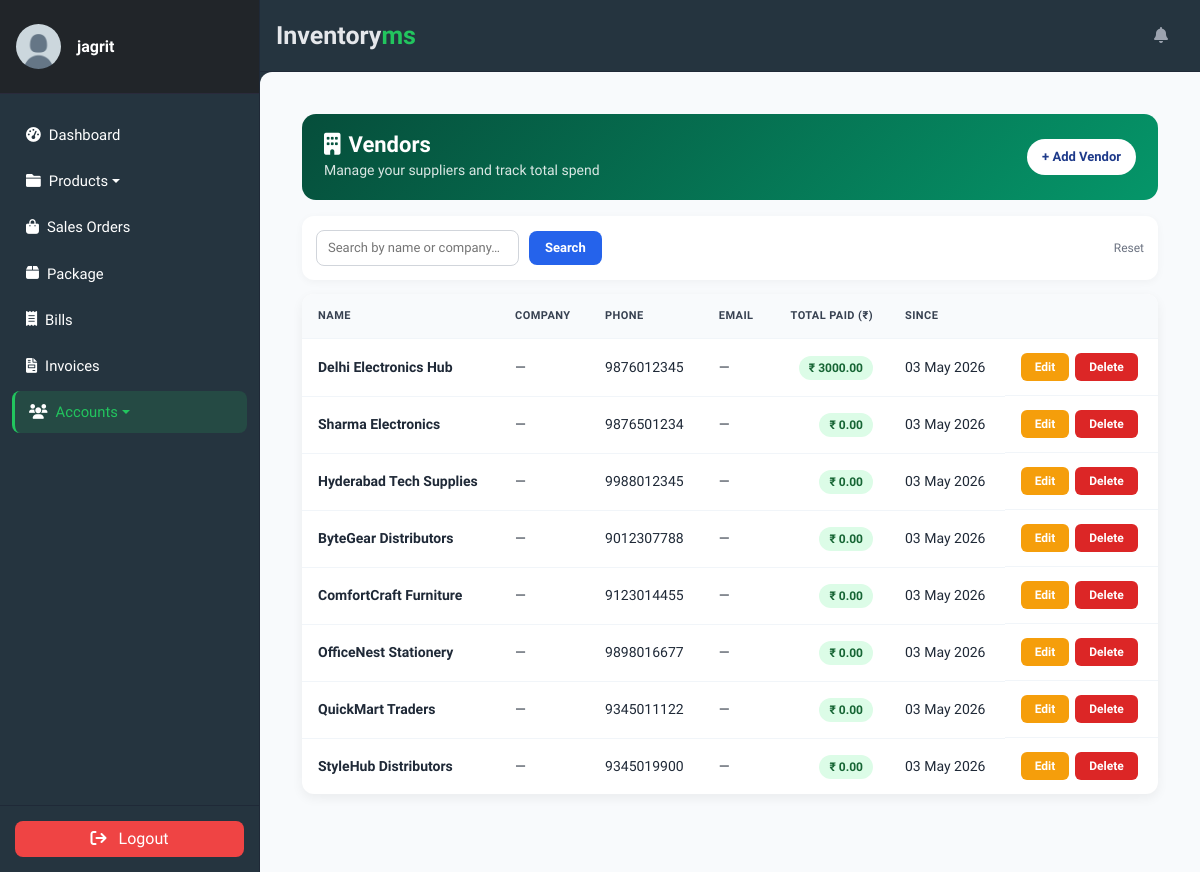
Page /staff/vendors/ (signed in) on the committed database.
### accounts/models.py (models this page shows, shortened)
class Profile(models.Model):
    user = models.OneToOneField(
        User, on_delete=models.CASCADE, verbose_name='User'
    )
    slug = AutoSlugField(
        unique=True,
        verbose_name='Account ID',
        populate_from='email'
    )
    profile_picture = ProcessedImageField(
        default='profile_pics/default.jpg',
        upload_to='profile_pics',
        format='JPEG',
        processors=[ResizeToFill(150, 150)],
        options={'quality': 100}
    )
    telephone = PhoneNumberField(
        null=True, blank=True, verbose_name='Telephone'
    )
    email = models.EmailField(
        max_length=150, blank=True, null=True, verbose_name='Email'
    )
    first_name = models.CharField(
        max_length=30, blank=True, verbose_name='First Name'
    )
    last_name = models.CharField(
        max_length=30, blank=True, verbose_name='Last Name'
    )
    status = models.CharField(
        choices=STATUS_CHOICES,
        max_length=12,
        default='INA',
        verbose_name='Status'
    )
    role = models.CharField(
        choices=ROLE_CHOICES,
        max_length=12,
        blank=True,
        null=True,
        verbose_name='Role'
    )
    class Meta:
        ordering = ['slug']
        verbose_name = 'Profile'
        verbose_name_plural = 'Profiles'

class Vendor(models.Model):
    name = models.CharField(max_length=100, verbose_name='Name')
    slug = AutoSlugField(
        unique=True,
        populate_from='name',
        verbose_name='Slug'
    )
    company_name = models.CharField(
        max_length=150, blank=True, null=True, verbose_name='Company Name'
    )
    phone_number = models.CharField(
        max_length=20, blank=True, null=True, verbose_name='Phone Number'
    )
    email = models.EmailField(
        blank=True, null=True, verbose_name='Email'
    )
    address = models.TextField(
        blank=True, null=True, verbose_name='Address'
    )
    total_paid = models.DecimalField(
        max_digits=12, decimal_places=2, default=0,
        verbose_name='Total Paid (₹)',
        help_text='Auto-updated when a Purchase Order is marked as received.'
    )
    created_at = models.DateTimeField(
        auto_now_add=True, null=True, verbose_name='Created At'
    )
    class Meta:
        ordering        = ['-created_at']
        verbose_name    = 'Vendor'
        verbose_name_plural = 'Vendors'

### accounts/views.py (the view)
# urls.py: path('vendors/', VendorListView.as_view(), name='vendor-list'),
class VendorListView(LoginRequiredMixin, ListView):
    model = Vendor
    template_name = 'accounts/vendor_list.html'
    context_object_name = 'vendors'
    paginate_by = 10

### accounts/templates/accounts/vendor_list.html (shortened to what this page needs)
{% extends "store/base.html" %}
{% block content %}
<div class="module-wrap">
    <div class="module-header" style="background: linear-gradient(135deg, #064e3b 0%, #059669 100%);">
        <div>
            <h2><i class="fa-solid fa-building me-2"></i>Vendors</h2>
            <small>Manage your suppliers and track total spend</small>
        </div>
        <div class="module-actions">
            <a class="btn-action primary" href="{% url 'vendor-create' %}">+ Add Vendor</a>
        </div>
    </div>
    <form method="get" class="filter-bar">
        <input type="text" name="q" value="{{ request.GET.q|default:'' }}"
               placeholder="Search by name or company…">
        <button type="submit">Search</button>
        <a class="clear" href="{% url 'vendor-list' %}">Reset</a>
    </form>
    <table class="data-table">
        <thead>
            <tr>
                <th>Name</th>
                <th>Company</th>
                <th>Phone</th>
                <th>Email</th>
                <th class="num">Total Paid (₹)</th>
                <th>Since</th>
                <th></th>
            </tr>
        </thead>
        <tbody>
            {% for vendor in vendors %}
            <tr>
                <td><strong>{{ vendor.name }}</strong></td>
                <td>{{ vendor.company_name|default:"—" }}</td>
                <td>{{ vendor.phone_number|default:"—" }}</td>
                <td>
                    {% if vendor.email %}
                    <a href="mailto:{{ vendor.email }}" style="color:#2563eb;text-decoration:none;">
                        {{ vendor.email }}
                    </a>
                    {% else %}—{% endif %}
                </td>
                <td class="num">
                    <span class="paid-badge">₹ {{ vendor.total_paid|floatformat:2 }}</span>
                </td>
                <td class="vendor-meta">{{ vendor.created_at|date:"d M Y"|default:"—" }}</td>
                <td style="display:flex;gap:6px;">
                    <a class="view-btn" href="{% url 'vendor-update' vendor.pk %}"
                       style="background:#f59e0b;">Edit</a>
                    <a class="view-btn" href="{% url 'vendor-delete' vendor.pk %}"
                       style="background:#dc2626;">Delete</a>
                </td>
            </tr>
            {% endfor %}
        </tbody>
    </table>
</div>
{% endblock %}

### store/templates/store/sidebar.html (shortened to what this page needs)
{% load static %}
<aside class="sidebar">
    <div class="sidebar-header d-flex align-items-center px-3 py-4">
        <a href="{% url 'user-profile' %}" class="d-flex align-items-center text-decoration-none">
            {% if request.user.profile.profile_picture %}
                <img class="rounded-circle img-fluid" width="45"
                     src="{{ request.user.profile.profile_picture.url }}">
            {% else %}
                <img class="rounded-circle img-fluid" width="45"
                     src="{% static 'default-avatar.png' %}">
            {% endif %}
            <div class="ms-3">
                <h6 class="mb-0 fw-semibold">
                    {{ request.user.username }}
                </h6>
            </div>
        </a>
    </div>
    <div class="nav-container">
        <ul class="nav flex-column mt-2">
            <li class="nav-item mb-1">
                <a class="nav-link {% if request.resolver_match.url_name == 'dashboard' %}active{% endif %}"
                   href="{% url 'dashboard' %}">
                    <i class="fa fa-tachometer-alt me-2"></i> Dashboard
                </a>
            </li>
            <li class="nav-item mb-1 dropdown">
                <a class="nav-link dropdown-toggle
                   {% if request.resolver_match.url_name == 'productslist' or request.resolver_match.url_name == 'category-list' %}active{% endif %}"
                   href="#" data-bs-toggle="dropdown">
                    <i class="fa fa-folder me-2"></i> Products
                </a>
            </li>
            <li class="nav-item mb-1">
                <a class="nav-link {% if request.resolver_match.url_name == 'saleslist' %}active{% endif %}"
                   href="{% url 'saleslist' %}">
                    <i class="fa fa-shopping-bag me-2"></i> Sales Orders
                </a>
            </li>
            <li class="nav-item mb-1">
                <a class="nav-link {% if request.resolver_match.url_name == 'deliveries' %}active{% endif %}"
                   href="{% url 'deliveries' %}">
                    <i class="fa-solid fa-box me-2"></i> Package
                </a>
            </li>
            <li class="nav-item mb-1">
                <a class="nav-link {% if request.resolver_match.url_name == 'bill_list' %}active{% endif %}"
                   href="{% url 'bill_list' %}">
                    <i class="fa-solid fa-receipt me-2"></i>Bills
                </a>
            </li>
            <li class="nav-item mb-1">
                <a class="nav-link {% if request.resolver_match.url_name == 'invoicelist' %}active{% endif %}"
                   href="{% url 'invoicelist' %}">
                    <i class="fa-solid fa-file-invoice me-2"></i>Invoices
                </a>
            </li>
            <li class="nav-item mb-1 dropdown">
                <a class="nav-link dropdown-toggle
                   {% if request.resolver_match.url_name == 'profile_list' or request.resolver_match.url_name == 'customer_list' or request.resolver_match.url_name == 'vendor-list' %}active{% endif %}"
                   href="#" data-bs-toggle="dropdown">
                    <i class="fa fa-users me-2"></i> Accounts
                </a>
            </li>
        </ul>
    </div>
    <div class="sidebar-footer text-center">
        <form method="post" action="{% url 'user-logout' %}">
            <button type="submit" class="btn w-100">
                <i class="fa fa-sign-out me-2"></i> Logout
            </button>
        </form>
    </div>
</aside>

### static/css/style.css (style rules this page uses)
:root { --dk-gray-100: #f3f4f6; --dk-gray-200: #e5e7eb; --dk-gray-300: #d1d5db; --dk-gray-400: #9ca3af; --dk-gray-500: #6b7280; --dk-gray-600: #4b5563; --dk-gray-700: #374151; --dk-gray-800: #1f2937; --dk-gray-900: #111827; --dk-dark-bg: #313348; --dk-darker-bg: #2a2b3d; --navbar-bg-color: #6f6486; --sidebar-bg-color: #252636; --sidebar-width: 250px; --sidebar-expanded-width: 230px; --sidebar-collapsed-width: 100px; --sidebar-header-bg: #212529; --nav-link-color: #adb5bd; --nav-link-active-bg: #495057; --dropdown-menu-bg: #495057; --dropdown-item-color: #adb5bd; --dropdown-item-active-bg: #6c757d; --sidebar-separator-bg: #4caf50; --logo-separator-height: 60px; --sidebar-item-height: 50px; --submenu-item-height: 45px; }
* { margin: 0; padding: 0; box-sizing: border-box; }
body { font-family: "Inter", sans-serif; background-color: #fff; }
a { text-decoration: none; }
.sidebar { font-size: 0.925rem; background-color: var(--sidebar-bg-color); width: var(--sidebar-width); transition: width 0.3s ease-in-out; z-index: 9999999; }
.sidebar .sidebar-header { background-color: var(--sidebar-header-bg); border-bottom: 1px solid #2a2b3c; }
.sidebar ul > li > a { color: var(--dk-gray-400); text-decoration: none; }

### store/templates/store/base.html (style rules this page uses)
body { font-family: 'Source Sans 3', sans-serif; background: #25343F; margin: 0; }

### store/templates/store/sidebar.html (style rules this page uses)
.sidebar { width: 260px; background: #25343F; color: #ffffff; position: fixed; top: 0; bottom: 0; display: flex; flex-direction: column; border-right: 1px solid #1f2937; font-family: 'Source Sans 3', sans-serif; }
.sidebar * { color: #ffffff !important; }
.sidebar-header { border-bottom: 1px solid #1f2937; }
.nav-container { flex: 1; overflow-y: auto; padding: 12px; }
.nav-link { padding: 10px 14px; border-radius: 8px; transition: 0.2s; display: flex; align-items: center; }
.nav-link.active { background: rgba(34,197,94,0.15); color: #22c55e !important; border-left: 3px solid #22c55e; }
.sidebar-footer { border-top: 1px solid #1f2937; padding: 15px; }
.sidebar-footer .btn { border-radius: 8px; background: #ef4444; border: none; }

### invoice/templates/invoice/_styles.html (style rules this page uses)
.module-wrap { padding: 18px; color: #1f2937; }
.module-header { display: flex; justify-content: space-between; align-items: center; background: linear-gradient(135deg, #1e3a8a 0%, #2563eb 100%); border-radius: 14px; padding: 18px 22px; margin-bottom: 16px; flex-wrap: wrap; gap: 12px; color: #fff; }
.module-header h2 { margin: 0; font-weight: 800; font-size: 22px; color: #fff; }
.module-header small { color: rgba(255,255,255,0.85); }
.module-actions { display: flex; gap: 8px; }
.btn-action { padding: 7px 14px; border-radius: 999px; text-decoration: none; font-size: 13px; font-weight: 600; border: 1px solid transparent; cursor: pointer; }
.btn-action.primary { background: #fff; color: #1e3a8a; }
.filter-bar { background: #fff; border-radius: 12px; padding: 14px; box-shadow: 0 2px 8px rgba(0,0,0,0.04); margin-bottom: 14px; display: flex; gap: 10px; flex-wrap: wrap; align-items: center; }
.filter-bar input, .filter-bar select { border: 1px solid #d1d5db; border-radius: 8px; padding: 7px 11px; font-size: 13px; background: #fff; color: #1f2937; }
.filter-bar button { background: #2563eb; color: #fff; border: none; border-radius: 8px; padding: 7px 16px; font-size: 13px; font-weight: 600; cursor: pointer; }
.filter-bar a.clear { color: #6b7280; font-size: 12px; text-decoration: none; margin-left: auto; }
.data-table { width: 100%; background: #fff; border-radius: 12px; overflow: hidden; box-shadow: 0 4px 12px rgba(0,0,0,0.06); border-collapse: collapse; }
.data-table th, .data-table td { padding: 14px 16px; border-bottom: 1px solid #f1f5f9; color: #1f2937; font-size: 14px; text-align: left; }
.data-table th { background: #f8fafc; font-weight: 700; color: #374151; text-transform: uppercase; font-size: 11px; letter-spacing: .04em; }
.data-table td.num { text-align: right; font-variant-numeric: tabular-nums; }
.data-table th.num { text-align: right; }
.data-table tr:last-child td { border-bottom: none; }
.data-table .view-btn { display: inline-block; padding: 5px 14px; background: #2563eb; color: #fff; border-radius: 6px; font-size: 12px; font-weight: 600; text-decoration: none; }

### accounts/templates/accounts/vendor_list.html (style rules this page uses)
.vendor-meta { font-size: 12px; color: #6b7280; }
.paid-badge { display: inline-block; background: #dcfce7; color: #166534; font-size: 12px; font-weight: 700; padding: 3px 10px; border-radius: 999px; }

### rows in the picture
Vendor: name "Delhi Electronics Hub", company_name "—", phone_number "9876012345", total_paid "3000.00", created_at "03 May 2026"
Vendor: name "Sharma Electronics", company_name "—", phone_number "9876501234", total_paid "0.00", created_at "03 May 2026"
Vendor: name "Hyderabad Tech Supplies", company_name "—", phone_number "9988012345", total_paid "0.00", created_at "03 May 2026"
Vendor: name "ByteGear Distributors", company_name "—", phone_number "9012307788", total_paid "0.00", created_at "03 May 2026"
Vendor: name "ComfortCraft Furniture", company_name "—", phone_number "9123014455", total_paid "0.00", created_at "03 May 2026"
Vendor: name "OfficeNest Stationery", company_name "—", phone_number "9898016677", total_paid "0.00", created_at "03 May 2026"
Vendor: name "QuickMart Traders", company_name "—", phone_number "9345011122", total_paid "0.00", created_at "03 May 2026"
Vendor: name "StyleHub Distributors", company_name "—", phone_number "9345019900", total_paid "0.00", created_at "03 May 2026"

### other values in the picture
{{ request.user.username }} "jagrit"
